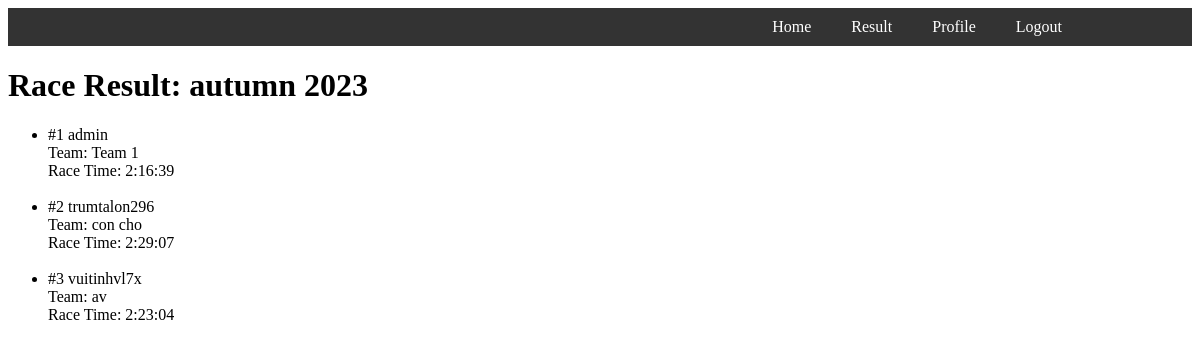
Page /race/race-results/4/ (signed in) on the committed database.
### race/models.py (models this page shows, shortened)
class Race(models.Model):
    race_name = models.CharField(max_length=100)
    race_date = models.DateField()
    registration_deadline = models.DateField()

class RaceResult(models.Model):
    race = models.ForeignKey(Race, on_delete=models.CASCADE)
    participant = models.ForeignKey(Participant, on_delete=models.CASCADE)
    race_time = models.DurationField()  # Thời gian thực hiện trong cuộc đua
    finishing_position = models.PositiveIntegerField()  # Vị trí kết thúc cuộc đua

class Participant(models.Model):
    user = models.ForeignKey(User, on_delete=models.CASCADE)
    team = models.ForeignKey(Team, on_delete=models.CASCADE)
    car_description = models.TextField()
    experience = models.IntegerField()
    registered_races = models.ManyToManyField(Race, through='RaceRegistration')

class Team(models.Model):
    name = models.CharField(max_length=100)
    description = models.TextField()
    def __str__(self):
        return self.name

### race/views.py (the view)
# urls.py: path('race/race-results/<int:race_id>/', views.race_result_detail, name='race_result_detail'),
@login_required
def race_result_detail(request, race_id):
    race = get_object_or_404(Race, pk=race_id)
    race_results = RaceResult.objects.filter(race=race)
    return render(request, 'races/race_result_detail.html', {'race': race, 'race_results': race_results})

### race/templates/races/race_result_detail.html (shortened to what this page needs)
<!DOCTYPE html>
<html>
<head>
</head>
<body>
    {% include 'components/navbar.html' %}
    <h1>Race Result: {{ race.race_name }}</h1>
    <ul>
        {% for result in race_results|dictsort:"finishing_position" %}
            <li>
                #{{ result.finishing_position }} {{ result.participant.user.username }}<br>
                Team: {{ result.participant.team }} <br>
                Race Time: {{ result.race_time }}<br>
            </li>
            <br>
        {% empty %}
            <li>No race results available.</li>
        {% endfor %}
    </ul>
</body>
</html>

### rows in the picture
Race: race_name "autumn 2023"
RaceResult: finishing_position "1", participant.user.username "admin", participant.team "Team 1", race_time "2:16:39"
RaceResult: finishing_position "2", participant.user.username "trumtalon296", participant.team "con cho", race_time "2:29:07"
RaceResult: finishing_position "3", participant.user.username "vuitinhvl7x", participant.team "av", race_time "2:23:04"
